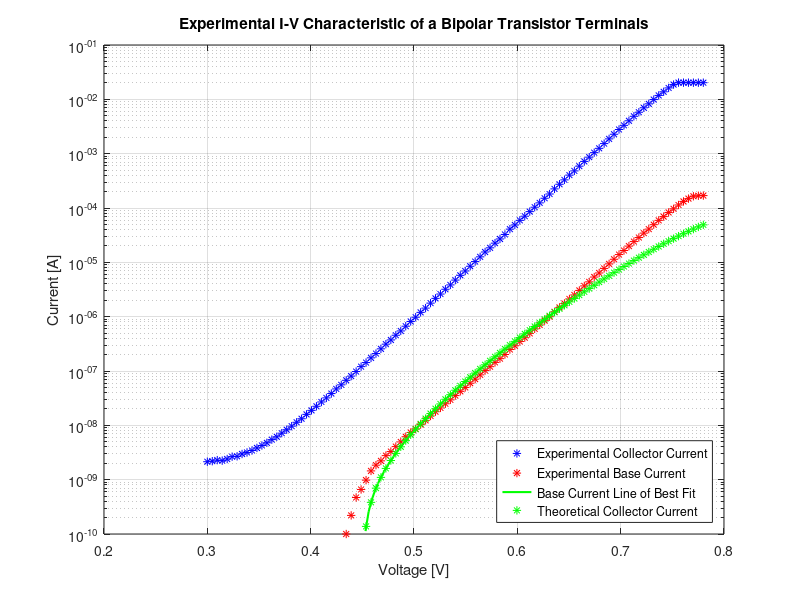
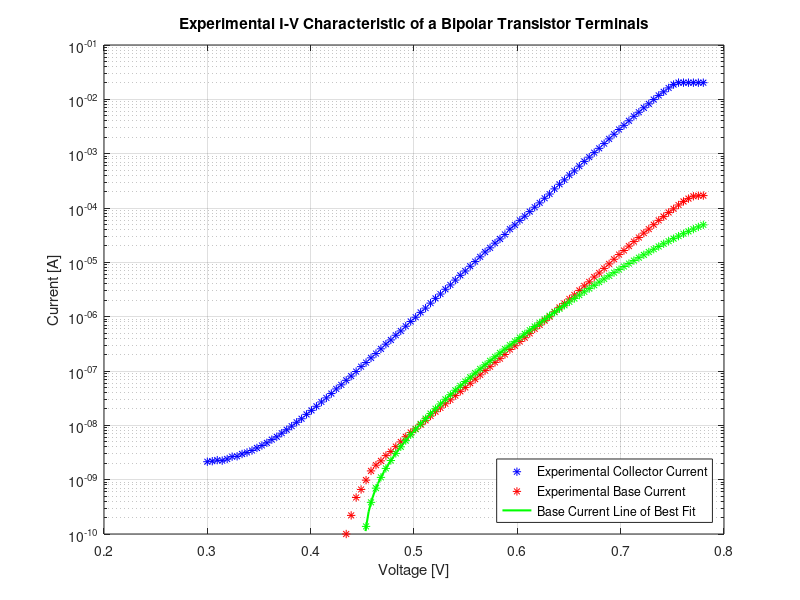
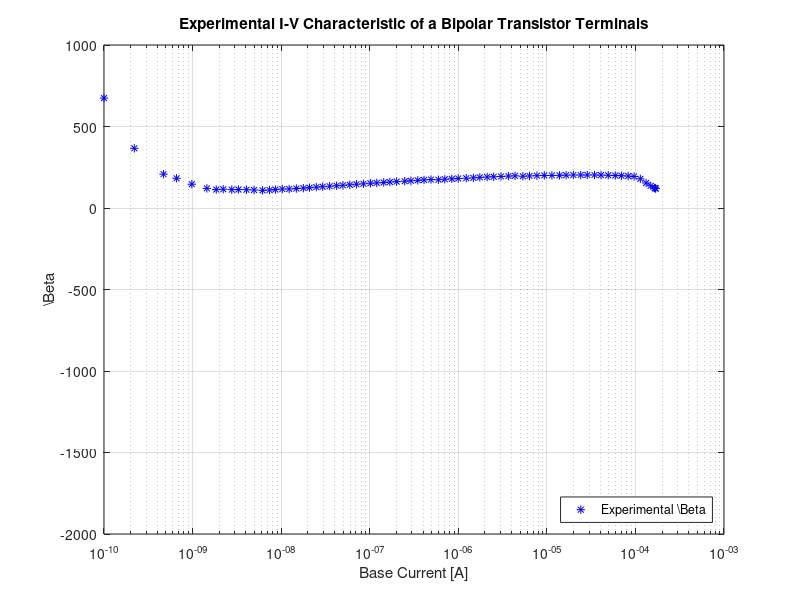
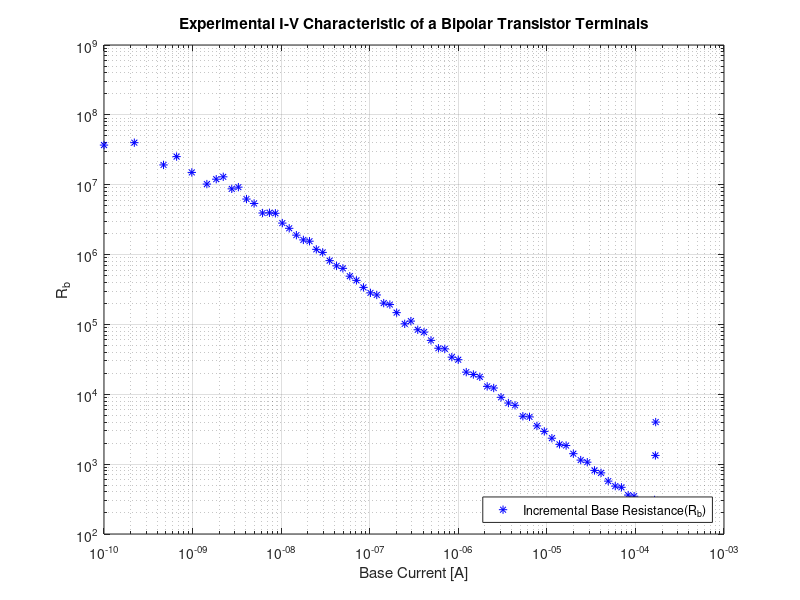

These charts were generated, in order, by the following MATLAB code:
%% Experiment 1
Experiment_1 = load('Experiment_1_NEW.mat');
Experiment_1.Ib = fliplr(Experiment_1.Ib);
% Experiment_1.Ib(1:18) = Experiment_1.Ib(1:18) + 1.17e-09;
Experiment_1.Ie = (-1)*fliplr(Experiment_1.Ie);
Experiment_1.Vb = fliplr(Experiment_1.Vb);
Experiment_1.Ic = Experiment_1.Ie - Experiment_1.Ib;
Theoretical_Ib = Experiment_1.Ib;
Theoretical_v = Experiment_1.Vb;

x = linspace(0.35, 0.65, 100);
fit = polyfit(Theoretical_v,log(Theoretical_Ib),1);
line = exp(fit(1) * x + fit(2));

%U_T = (0.026);
U_T = 1/(fit(1));
I_s = exp(fit(2));

theoretical_Ic = I_s*exp((Experiment_1.Vb - 0)./U_T);

figure
semilogy(Experiment_1.Vb,Experiment_1.Ic,'b*')
hold on
semilogy(Experiment_1.Vb,Experiment_1.Ib,'r*')
semilogy(x,line,'g-','LineWidth',1.5);
semilogy(Experiment_1.Vb,theoretical_Ic,'g*')
title('Experimental I-V Characteristic of a Bipolar Transistor Terminals')
xlabel('Voltage [V]')
ylabel('Current [A]')
legend('Experimental Collector Current','Experimental Base Current','Base Current Line of Best Fit','Theoretical Collector Current','Theoretical Base Current','Location','Southeast')
grid on
hold off

% If we want to plot a range of Currents
figure
semilogy(Experiment_1.Vb,Experiment_1.Ic,'b*')
hold on
semilogy(Experiment_1.Vb,Experiment_1.Ib,'r*')
semilogy(x,line,'g-','LineWidth',1.5);
semilogy(Experiment_1.Vb,theoretical_Ic,'g*')
title('Experimental I-V Characteristic of a Bipolar Transistor Terminals')
xlabel('Voltage [V]')
ylabel('Current [A]')
legend('Experimental Collector Current','Experimental Base Current','Base Current Line of Best Fit','Location','Southeast')
grid on
hold off

figure
semilogx(Experiment_1.Ib,Experiment_1.Ic./Experiment_1.Ib,'b*')
hold on
title('Experimental I-V Characteristic of a Bipolar Transistor Terminals')
xlabel('Base Current [A]')
ylabel('\Beta')
legend('Experimental \Beta','Location','Southeast')
grid on
hold off

figure
loglog(Experiment_1.Ib(2:end),diff(Experiment_1.Vb)./diff(Experiment_1.Ib),'b*')
hold on
title('Experimental I-V Characteristic of a Bipolar Transistor Terminals')
xlabel('Base Current [A]')
ylabel('R_{b}')
legend('Incremental Base Resistance(R_{b})','Theoretical Incremental Base Resistance(R_{b})','Location','Southeast')
grid on
hold off

figure
loglog(Experiment_1.Ic(2:end),diff(Experiment_1.Ic)./diff(Experiment_1.Vb),'b*')
hold on
title('Experimental I-V Characteristic of a Bipolar Transistor Terminals')
xlabel('Collector Current [A]')
ylabel('g_{m}')
legend('Experimental Incremental Transconductance Gain (g_{m})','Theoretical Incremental Transconductance Gain (g_{m})','Location','Southeast')
grid on
hold off

%% Experiment 2
Experiment_2_200 = load('Experiment_2-200.mat');
Experiment_2_200.Ib = fliplr(Experiment_2_200.Ib);
Experiment_2_200.Ie = (-1)*fliplr(Experiment_2_200.Ie);
Experiment_2_200.Vb = fliplr(Experiment_2_200.Vb);

Experiment_2_2k = load('Experiment_2-2k.mat');
Experiment_2_2k.Ib = fliplr(Experiment_2_2k.Ib);
Experiment_2_2k.Ie = (-1)*fliplr(Experiment_2_2k.Ie);
Experiment_2_2k.Vb = fliplr(Experiment_2_2k.Vb);

Experiment_2_20k = load('Experiment_2-20k.mat');
Experiment_2_20k.Ib = fliplr(Experiment_2_20k.Ib);
Experiment_2_20k.Ie = (-1)*fliplr(Experiment_2_20k.Ie);
Experiment_2_20k.Vb = fliplr(Experiment_2_20k.Vb);

Experiment_2_200.Ic = Experiment_2_200.Ie - Experiment_2_200.Ib;
Experiment_2_2k.Ic = Experiment_2_2k.Ie - Experiment_2_2k.Ib;
Experiment_2_20k.Ic = Experiment_2_20k.Ie - Experiment_2_20k.Ib;

figure
semilogy(Experiment_2_200.Vb,Experiment_2_200.Ic,'b*')
hold on
semilogy(Experiment_2_2k.Vb,Experiment_2_2k.Ic,'r*')
semilogy(Experiment_2_20k.Vb,Experiment_2_20k.Ic,'g*')
title('Emitter-Degenerated Bipolar Collector Current Characteristics')
xlabel('Base Voltage [V]')
ylabel('Collector Current [A]')
legend('Experimental R = 200 \Omega','Experimental R = 2k \Omega','Experimental R = 20k \Omega','Location','Southeast')
grid on
hold off

figure
plot(Experiment_2_200.Vb,Experiment_2_200.Ic,'b*')
hold on
title('Emitter-Degenerated Bipolar Collector Current Characteristics R = 200 \Omega')
xlabel('Base Voltage [V]')
ylabel('Collector Current [A]')
legend('Experimental R = 200 \Omega','Location','Southeast')
grid on
hold off

figure
plot(Experiment_2_2k.Vb,Experiment_2_2k.Ic,'b*')
hold on
title('Emitter-Degenerated Bipolar Collector Current Characteristics R = 2k \Omega')
xlabel('Base Voltage [V]')
ylabel('Collector Current [A]')
legend('Experimental R = 2k \Omega','Location','Southeast')
grid on
hold off

figure
plot(Experiment_2_20k.Vb,Experiment_2_20k.Ic,'b*')
hold on
title('Emitter-Degenerated Bipolar Collector Current Characteristics R = 20k \Omega')
xlabel('Base Voltage [V]')
ylabel('Collector Current [A]')
legend('Experimental R = 20k \Omega','Location','Southeast')
grid on
hold off

% Rb for each resistor
% Gm for each resistor



%% Experiment 3
Experiment_3 = load('Experiment_3-20k.mat');
Experiment_3.Ib = fliplr(Experiment_3.Ib);
Experiment_3.Vb = fliplr(Experiment_3.Vb);
Experiment_3.Ve = fliplr(Experiment_3.Ve);

figure
plot(Experiment_3.Vb,Experiment_3.Ve,'*')
hold on
xlabel('V_{in} [V]')
ylabel('V_{out} [V]')
title('Voltage Transfer Characteristics for Common-Collector Amplifier Circuit')
%legend('Experimental R_1 = 51 k\Omega','Experimental R_1 = 60 k\Omega','Experimental R_1 = 71 k\Omega','Location','Northwest')
grid on
hold off



%% Experiment 4
Experiment_4_51k = load('Experiment_4-51k.mat');
Experiment_4_51k.Ib = fliplr(Experiment_4_51k.Ib);
Experiment_4_51k.Vb = fliplr(Experiment_4_51k.Vb);
Experiment_4_51k.Vout = fliplr(Experiment_4_51k.Vout);

Experiment_4_60k = load('Experiment_4-60k.mat');
Experiment_4_60k.Ib = fliplr(Experiment_4_60k.Ib);
Experiment_4_60k.Vb = fliplr(Experiment_4_60k.Vb);
Experiment_4_60k.Vout = fliplr(Experiment_4_60k.Vout);

Experiment_4_71k = load('Experiment_4-71k.mat');
Experiment_4_71k.Ib = fliplr(Experiment_4_71k.Ib);
Experiment_4_71k.Vb = fliplr(Experiment_4_71k.Vb);
Experiment_4_71k.Vout = fliplr(Experiment_4_71k.Vout);


figure
plot(Experiment_4_51k.Vb,Experiment_4_51k.Vout,'*')
hold on
plot(Experiment_4_60k.Vb,Experiment_4_60k.Vout,'*')
plot(Experiment_4_71k.Vb,Experiment_4_71k.Vout,'*')
xlabel('V_{in} [V]')
ylabel('V_{out} [V]')
title('Voltage Transfer Characteristics for Inverter Circuit')
legend('Experimental R_1 = 51 k\Omega','Experimental R_1 = 60 k\Omega','Experimental R_1 = 71 k\Omega','Location','Northeast')
grid on
hold off
